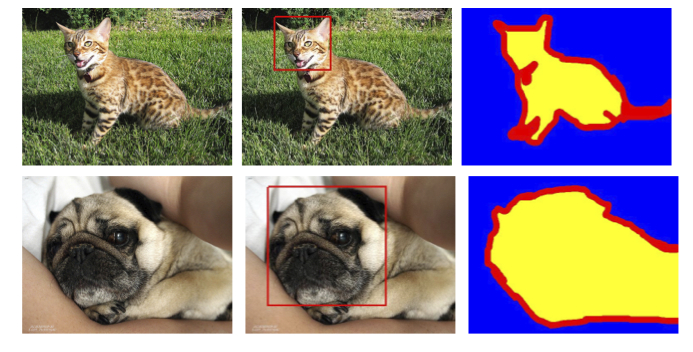
#> input picture OenpCV影像辨識/pet_annotations.jpg, 693 x 352 px
$ python image_funtions.py
#> lines starting #> are read from the running program, lines starting #| are printed output that depends on the picture; after the words box and inside, x2 and y2 are one past the last pixel; in counts of white or black regions, pixels touching at a corner belong together
import cv2
import numpy as np

kernel = np.ones((6,6), np.uint8)

img = cv2.imread('pet_annotations.jpg')
#> img is the input picture: shape (352, 693, 3); mean B, G, R 136.4, 135.4, 145.2

img = cv2.resize(img, (600,300))    #改圖片大小
#> img: shape (300, 600, 3)
img = cv2.resize(img, (0,0) , fx=0.7 , fy=0.7)
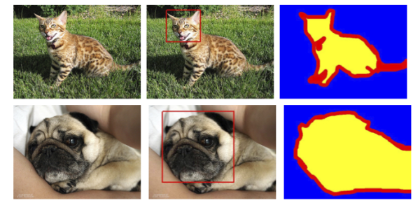
#> img: shape (210, 420, 3); mean B, G, R 136.1, 135, 144.9

gray   = cv2.cvtColor(img, cv2.COLOR_BGR2GRAY)    #RGB改灰階
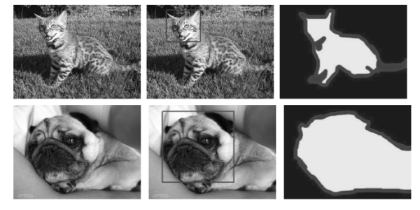
#> gray: shape (210, 420); min 3, max 255, mean 138.1
blur   = cv2.GaussianBlur(img, (15,15), 3)   #高斯模糊
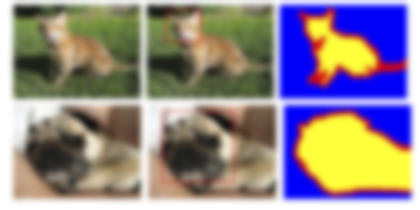
#> blur: shape (210, 420, 3); mean B, G, R 136.1, 135, 144.9
canny  = cv2.Canny(img, 150, 200)   #找邊緣
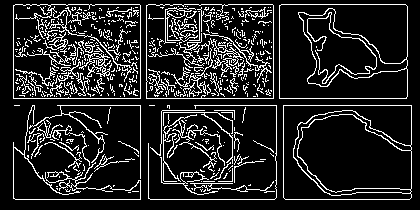
#> canny: shape (210, 420); 14.3% white in thin lines or dots, all inside (x1, y1, x2, y2) = (13, 4, 412, 200)
dilate = cv2.dilate(img , kernel , iterations=2)  #膨脹
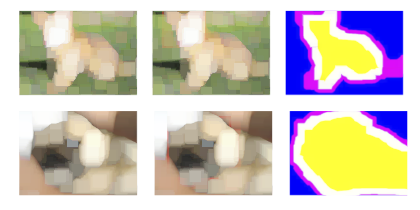
#> dilate: shape (210, 420, 3); mean B, G, R 187.1, 195.5, 204.2
erode  = cv2.erode(img, kernel, iterations=1)     #侵蝕
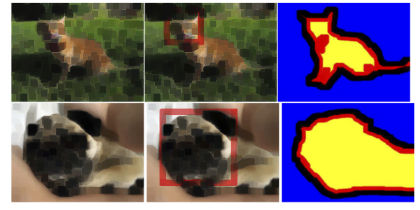
#> erode: shape (210, 420, 3); mean B, G, R 102.8, 94.9, 105.2

cv2.imshow('img',img)
cv2.imshow('gray',gray)
cv2.imshow('blur',blur)
cv2.imshow('canny',canny)
cv2.imshow('dilate',dilate)
cv2.imshow('erode',erode)

while True:
    if cv2.waitKey(0) == ord('q'):     #按q結束影片
#> (key q is pressed here)
        cv2.destroyAllWindows()    #關閉視窗

$ run again, with OenpCV影像辨識/258550-2121x1414-Extended_Family_African_American.jpg copied over OenpCV影像辨識/pet_annotations.jpg
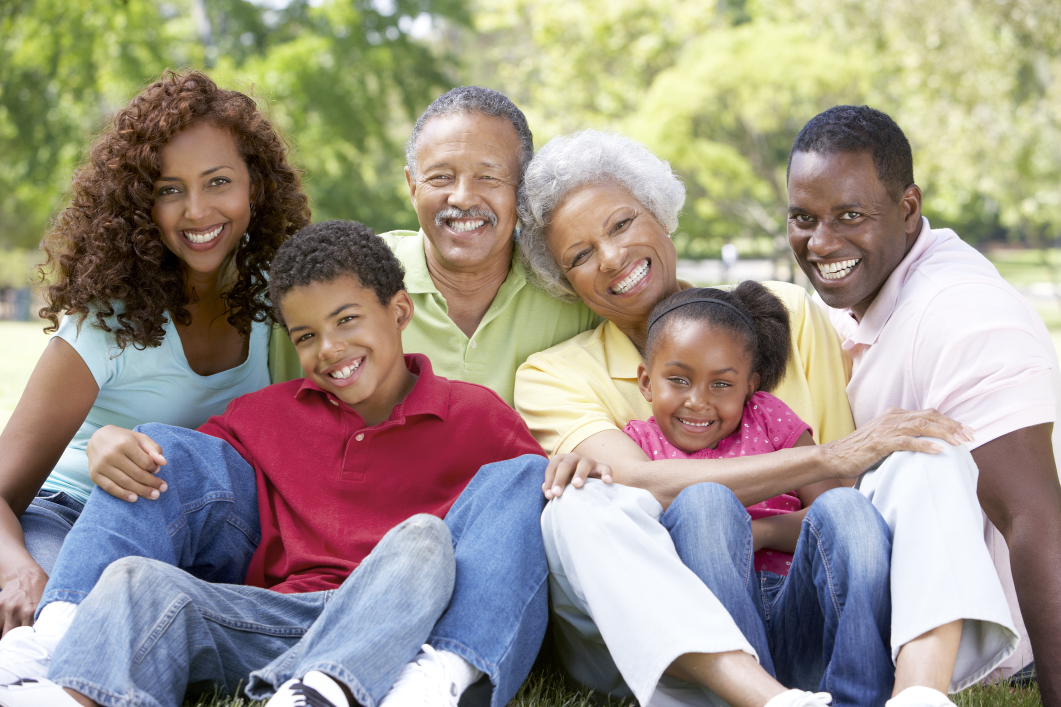
#> input picture OenpCV影像辨識/258550-2121x1414-Extended_Family_African_American.jpg, 2121 x 1414 px (shown at 1/2 size)
#> img is the input picture: shape (1414, 2121, 3); mean B, G, R 137.6, 148.4, 158
#> `canny  = cv2.Canny(img, 150, 200)`:
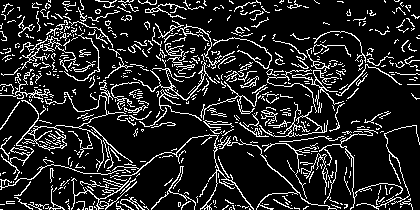
#> canny: shape (210, 420); 14.6% white in thin lines or dots
#> `erode  = cv2.erode(img, kernel, iterations=1)`:
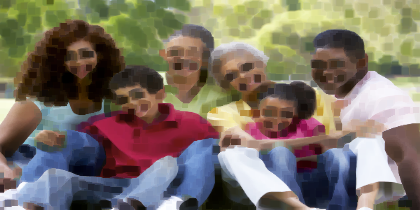
#> erode: shape (210, 420, 3); mean B, G, R 101.6, 114, 123.9
